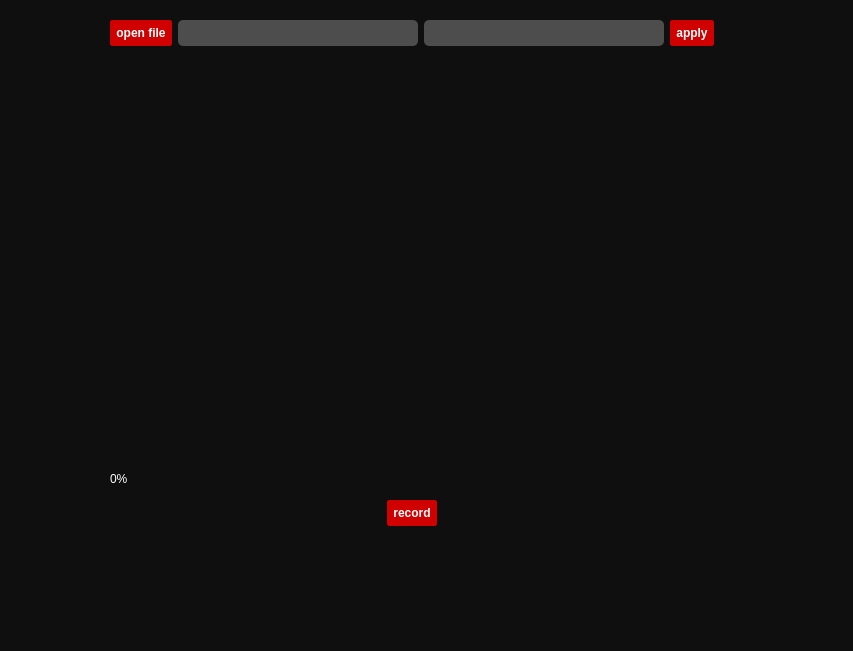
<?xml version="1.0" encoding="UTF-8"?>
<ui version="4.0">
 <class>MainWindow</class>
 <widget class="QMainWindow" name="MainWindow">
  <property name="geometry">
   <rect>
    <x>0</x>
    <y>0</y>
    <width>853</width>
    <height>651</height>
   </rect>
  </property>
  <property name="windowTitle">
   <string>MainWindow</string>
  </property>
  <property name="styleSheet">
   <string notr="true">/*Copyright (c) DevSec Studio. All rights reserved.

MIT License

Permission is hereby granted, free of charge, to any person obtaining a copy
of this software and associated documentation files (the &quot;Software&quot;), to deal
in the Software without restriction, including without limitation the rights
to use, copy, modify, merge, publish, distribute, sublicense, and/or sell
copies of the Software, and to permit persons to whom the Software is
furnished to do so, subject to the following conditions:

The above copyright notice and this permission notice shall be included in all
copies or substantial portions of the Software.

THE SOFTWARE IS PROVIDED *AS IS*, WITHOUT WARRANTY OF ANY KIND, EXPRESS OR
IMPLIED, INCLUDING BUT NOT LIMITED TO THE WARRANTIES OF MERCHANTABILITY,
FITNESS FOR A PARTICULAR PURPOSE AND NONINFRINGEMENT. IN NO EVENT SHALL THE
AUTHORS OR COPYRIGHT HOLDERS BE LIABLE FOR ANY CLAIM, DAMAGES OR OTHER
LIABILITY, WHETHER IN AN ACTION OF CONTRACT, TORT OR OTHERWISE, ARISING FROM,
OUT OF OR IN CONNECTION WITH THE SOFTWARE OR THE USE OR OTHER DEALINGS IN THE SOFTWARE.
*/

/*-----QWidget-----*/
QWidget
{
	background-color: #0f0f0f;
	color: #fff;
	border-color: #000000;

}


/*-----QLabel-----*/
QLabel
{
	background-color: transparent;
	color: #fff;
	font-weight: bold;
	border-color: #000000;

}


/*-----QPushButton-----*/
QPushButton
{
	background-color: #d10000;
	color: #fff;
	font-weight: bold;
	border: 1px solid #d10000;  
	border-radius: 2px;
	padding: 5px;

}


QPushButton::hover
{
	background-color: #ad0000;
	color: #fff;

}


QPushButton::pressed
{
	background-color: #e00000;
	color: #fff;

}


/*-----QToolButton-----*/
QToolButton
{
	background-color: transparent;
	color: #000000;
	border-style: solid;
	border-color: #000000;

}


QToolButton::hover
{
	background-color: #d10000;
	color: #000000;
	border-radius: 15px;
	border-color: #d10000;

}


QToolButton::pressed
{
	background-color: #d10000;
	color: #000000;
	border-style: solid;
	border-width: 0px;

}


/*-----QLineEdit-----*/
QLineEdit{
	background-color: #4d4d4d;
	color: #fff;
	font-weight: bold;
	border-style: solid;
	border-radius: 5px;
	padding: 5px;

}


/*-----QCheckBox-----*/
QCheckBox
{
	background-color: transparent;
	color: #b9b9bb;
	font-weight: bold;

}


QCheckBox::indicator
{
    color: #b1b1b1;
    background-color: #00111d;
    border: 1px solid #d10000;
    width: 12px;
    height: 12px;

}


QCheckBox::indicator:checked
{
    image:url(&quot;./ressources/check.png&quot;); /*To replace*/
	background-color: #d10000;
    border: 1px solid #d10000;

}


QCheckBox::indicator:unchecked:hover
{
    border: 1px solid #ff0000;

}


QCheckBox::disabled
{
	color: #656565;

}


QCheckBox::indicator:disabled
{
	background-color: #656565;
	color: #656565;
    border: 1px solid #656565;

}
</string>
  </property>
  <widget class="QWidget" name="centralwidget">
   <widget class="QWidget" name="layoutWidget">
    <property name="geometry">
     <rect>
      <x>110</x>
      <y>20</y>
      <width>604</width>
      <height>506</height>
     </rect>
    </property>
    <layout class="QVBoxLayout" name="verticalLayout_3">
     <item>
      <layout class="QFormLayout" name="spectroLayout">
       <property name="sizeConstraint">
        <enum>QLayout::SetMinimumSize</enum>
       </property>
       <property name="verticalSpacing">
        <number>200</number>
       </property>
      </layout>
     </item>
     <item>
      <layout class="QVBoxLayout" name="verticalLayout">
       <item>
        <layout class="QHBoxLayout" name="horizontalLayout">
         <item>
          <widget class="QPushButton" name="choose_file">
           <property name="text">
            <string>open file</string>
           </property>
          </widget>
         </item>
         <item>
          <widget class="QLineEdit" name="min"/>
         </item>
         <item>
          <widget class="QLineEdit" name="max"/>
         </item>
         <item>
          <widget class="QPushButton" name="apply">
           <property name="text">
            <string>apply</string>
           </property>
          </widget>
         </item>
        </layout>
       </item>
      </layout>
     </item>
     <item>
      <spacer name="verticalSpacer">
       <property name="orientation">
        <enum>Qt::Vertical</enum>
       </property>
       <property name="sizeHint" stdset="0">
        <size>
         <width>20</width>
         <height>100</height>
        </size>
       </property>
      </spacer>
     </item>
     <item>
      <layout class="QVBoxLayout" name="verticalLayout_2">
       <item>
        <widget class="QProgressBar" name="progressBar">
         <property name="minimumSize">
          <size>
           <width>600</width>
           <height>0</height>
          </size>
         </property>
         <property name="value">
          <number>0</number>
         </property>
        </widget>
       </item>
       <item>
        <layout class="QHBoxLayout" name="horizontalLayout_2">
         <item>
          <spacer name="horizontalSpacer">
           <property name="orientation">
            <enum>Qt::Horizontal</enum>
           </property>
           <property name="sizeHint" stdset="0">
            <size>
             <width>40</width>
             <height>20</height>
            </size>
           </property>
          </spacer>
         </item>
         <item>
          <widget class="QPushButton" name="record">
           <property name="text">
            <string>record</string>
           </property>
          </widget>
         </item>
         <item>
          <spacer name="horizontalSpacer_2">
           <property name="orientation">
            <enum>Qt::Horizontal</enum>
           </property>
           <property name="sizeHint" stdset="0">
            <size>
             <width>40</width>
             <height>20</height>
            </size>
           </property>
          </spacer>
         </item>
        </layout>
       </item>
      </layout>
     </item>
    </layout>
   </widget>
  </widget>
  <widget class="QMenuBar" name="menubar">
   <property name="geometry">
    <rect>
     <x>0</x>
     <y>0</y>
     <width>853</width>
     <height>22</height>
    </rect>
   </property>
  </widget>
  <widget class="QStatusBar" name="statusbar"/>
 </widget>
 <resources/>
 <connections/>
</ui>
